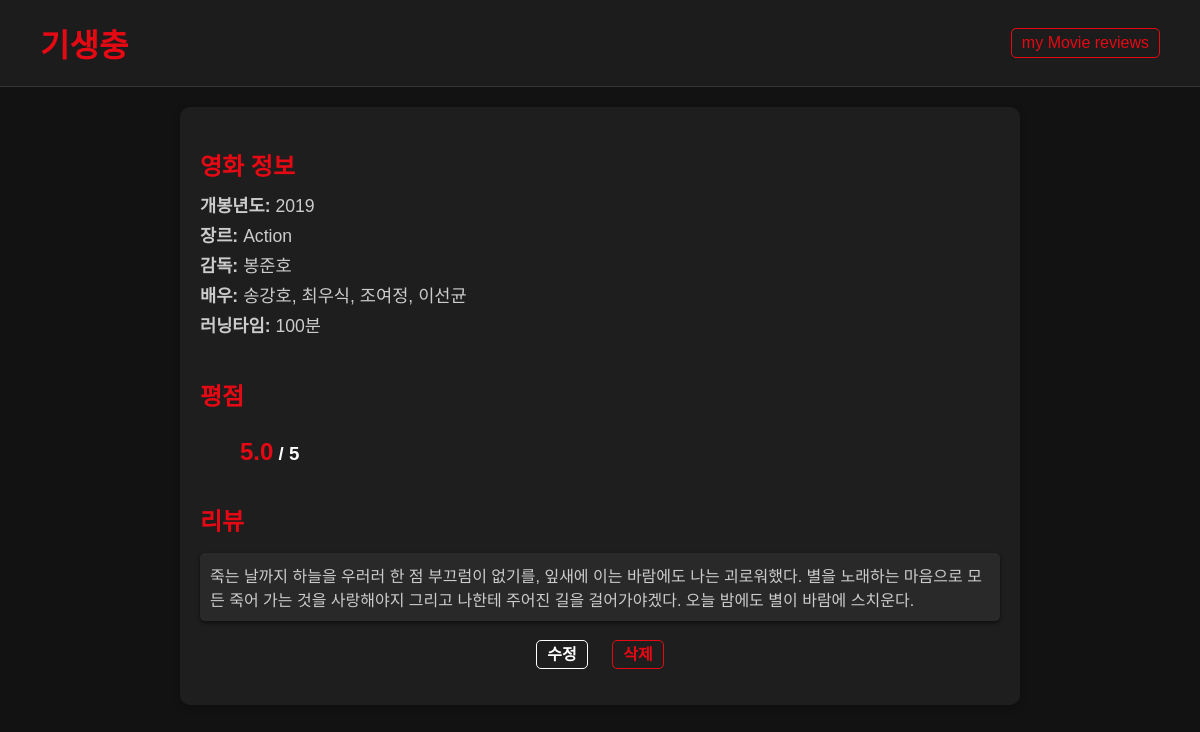
The page /movie/1/ on the database its author committed.
### reviews/models.py (models this page shows, shortened)
class Movie(models.Model):
    title = models.CharField(max_length=100)
    release_date = models.IntegerField()  # 연도만 저장
    genre = models.CharField(max_length=50)
    director = models.CharField(max_length=100, default="Unknown")  # 감독 필드 추가
    actors = models.TextField(default="Unknown")  # 배우 필드 추가
    runtime = models.IntegerField(default=0)  # 러닝타임 (분)

class Review(models.Model):
    movie = models.ForeignKey(Movie, on_delete=models.CASCADE)
    reviewer = models.CharField(max_length=50)
    content = models.TextField()
    rating = models.IntegerField()
    created_at = models.DateTimeField(auto_now_add=True)

### reviews/views.py (the view)
# urls.py: path('movie/<int:movie_id>/', views.movie_detail, name='movie_detail'),
def movie_detail(request, movie_id):
    movie = get_object_or_404(Movie, id=movie_id)
    reviews = Review.objects.filter(movie=movie)
    average_rating = reviews.aggregate(Avg('rating'))['rating__avg'] or 0
    return render(request, 'reviews/movie_detail.html', {
        'movie': movie,
        'reviews': reviews,
        'average_rating': round(average_rating, 1),  # 평균 별점 전달
    })

### reviews/templates/reviews/movie_detail.html (shortened to what this page needs)
<!DOCTYPE html>
<html lang="en">
<head>
</head>
<body>
    <header>
        <h1>{{ movie.title }}</h1>
        <a href="{% url 'index' %}" class="back-to-home">my Movie reviews</a>
    </header>
    <div class="container">
        <section class="movie-info">
            <h2>영화 정보</h2>
            <p><strong>개봉년도:</strong> {{ movie.release_date }}</p>
            <p><strong>장르:</strong> {{ movie.genre }}</p>
            <p><strong>감독:</strong> {{ movie.director }}</p>
            <p><strong>배우:</strong> {{ movie.actors }}</p>
            <p><strong>러닝타임:</strong> {{ movie.runtime }}분</p>
        </section>
        <section class="ratings">
            <h2>평점</h2>
            <ul class="ratings-list">
                <li class="ratings-item">
                    <h3><span>{{ average_rating }}</span> / 5</h3>
                </li>
            </ul>
        </section>
        <section class="reviews">
            <h2>리뷰</h2>
            {% if reviews %}
                <ul class="review-list">
                    {% for review in reviews %}
                    <li class="review-item">
                        <strong>{{ review.reviewer }}</strong>{{ review.content }}
                    </li>
                    {% endfor %}
                </ul>
            {% else %}
                <p class="no-review">아직 리뷰가 없습니다. 첫 리뷰를 작성해보세요!</p>
            {% endif %}
        </section>
        <section class="management">
            <a href="{% url 'edit_movie' movie.id %}" class="manage-link-edit">수정</a>
            <a href="{% url 'delete_movie' movie.id %}" class="manage-link-delete">삭제</a>
        </section>
    </div>
</body>
</html>

### reviews/templates/reviews/movie_detail.html (style rules this page uses)
body { font-family: Arial, sans-serif; margin: 0; padding: 0; background-color: #121212; color: #ffffff; }
header { background-color: #1c1c1c; padding: 20px 40px; display: flex; justify-content: space-between; align-items: center; border-bottom: 1px solid #333; }
header h1 { color: #e50914; font-size: 2rem; margin: 0; }
header .back-to-home { color: #e50914; text-decoration: none; font-size: 1rem; border: 1px solid #e50914; padding: 5px 10px; border-radius: 5px; transition: background-color 0.3s, color 0.3s; }
.container { max-width: 800px; margin: 20px auto; padding: 20px; background-color: #1e1e1e; border-radius: 10px; box-shadow: 0 4px 8px rgba(0, 0, 0, 0.2); }
section { margin-bottom: 20px; }
section h2 { color: #e50914; margin-bottom: 10px; }
.movie-info p { margin: 5px 0; font-size: 1.1rem; color: #cccccc; }
.ratings { display: flex; flex-direction: column; }
.ratings > ul { list-style: none; }
.ratings h3 { margin: 0; color: white; }
.ratings span { color: #e50914; font-weight: bold; font-size: 1.5rem; }
.review-list { list-style-type: none; padding: 0; }
.review-item { margin-bottom: 10px; padding: 10px; background-color: #292929; border-radius: 5px; box-shadow: 0 2px 4px rgba(0, 0, 0, 0.5); color: #cccccc; }
.management { text-align: center; }
.manage-link-delete { text-decoration: none; color: #e50914; font-weight: bold; margin: 0 10px; border: 1px solid #e50914; padding: 5px 10px; border-radius: 5px; transition: background-color 0.3s, color 0.3s; }
.manage-link-edit { text-decoration: none; color: #ffffff; font-weight: bold; margin: 0 10px; border: 1px solid #ffffff; padding: 5px 10px; border-radius: 5px; transition: background-color 0.3s, color 0.3s; }

### rows shown on the page
Movie: title "기생충", release_date "2019", genre "Action", director "봉준호", actors "송강호, 최우식, 조여정, 이선균", runtime "100"
Review: content "죽는 날까지 하늘을 우러러 한 점 부끄럼이 없기를, 잎새에 이는 바람에도 나는 괴로워했다. 별을 노래하는 마음으로 모든 죽어 가는 것을 사랑해야지 그리고 나한테 주어진 길을 걸어가야겠다. 오늘 밤에도 별이 바람에 스치운다."

### other values the page prints
{{ average_rating }} "5.0"
